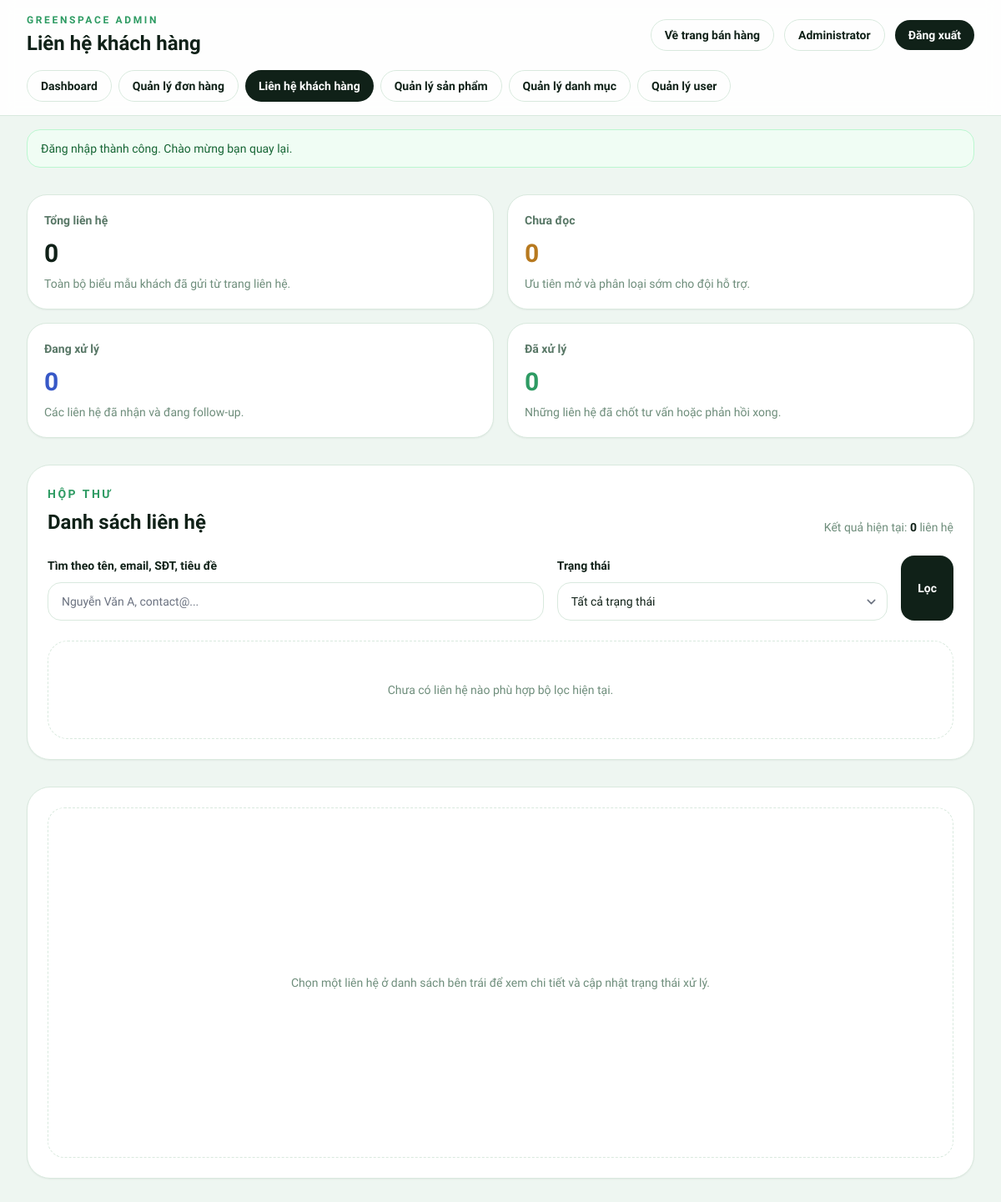
Page /admin/contacts.php (signed in) on the earlier database version.
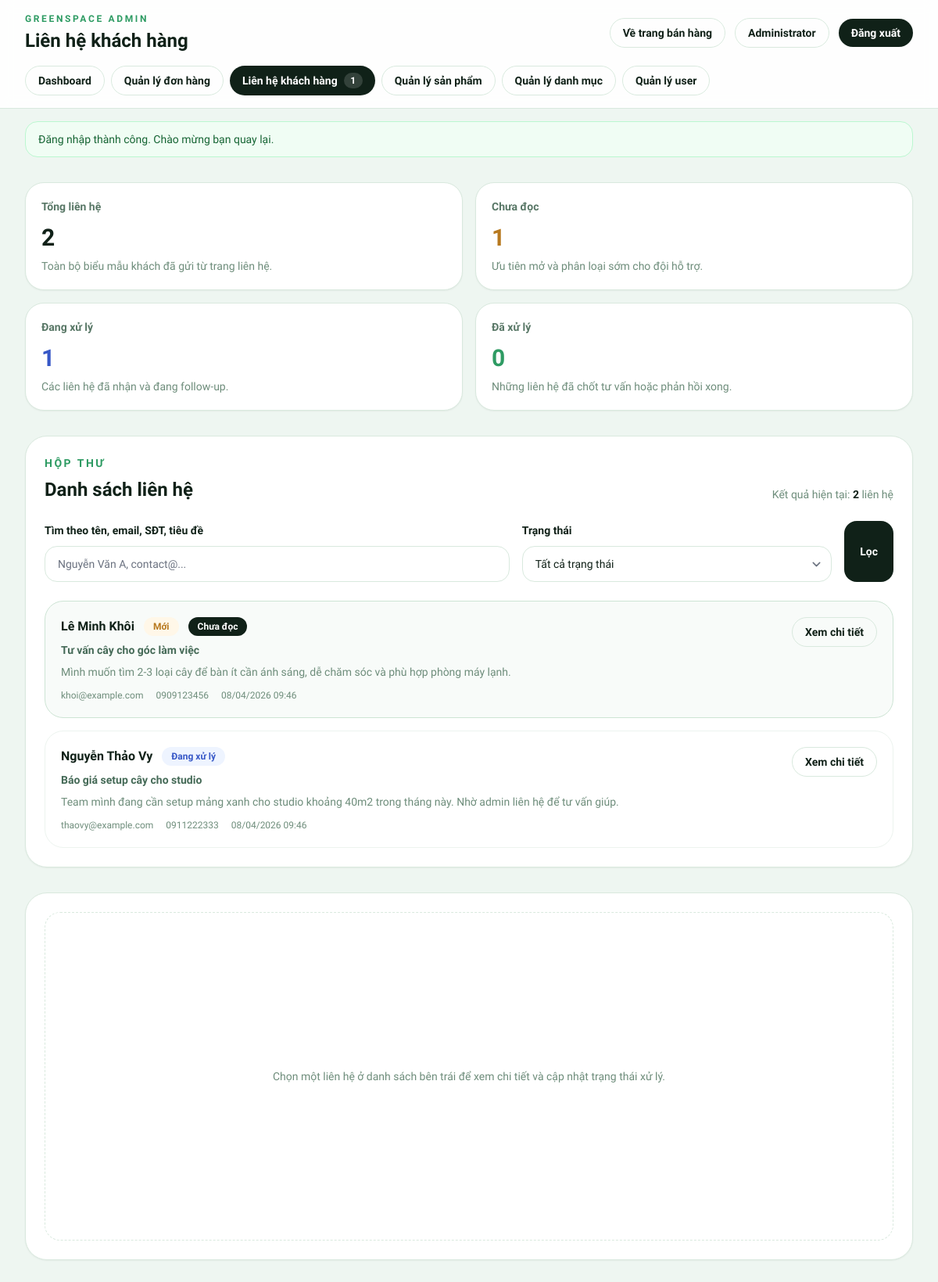
Same page on the later database version.
### tables this page shows
CREATE TABLE contact_messages (
    id INT AUTO_INCREMENT PRIMARY KEY,
    full_name VARCHAR(120) NOT NULL,
    email VARCHAR(120) NOT NULL,
    phone VARCHAR(20) DEFAULT NULL,
    subject VARCHAR(180) NOT NULL,
    message TEXT NOT NULL,
    status ENUM('new', 'in_progress', 'resolved') NOT NULL DEFAULT 'new',
    is_read TINYINT(1) NOT NULL DEFAULT 0,
    admin_note TEXT DEFAULT NULL,
    created_at TIMESTAMP DEFAULT CURRENT_TIMESTAMP,
    updated_at TIMESTAMP DEFAULT CURRENT_TIMESTAMP ON UPDATE CURRENT_TIMESTAMP,
    INDEX idx_contact_messages_status (status),
    INDEX idx_contact_messages_is_read (is_read),
    INDEX idx_contact_messages_created_at (created_at)
);

### app/core/PhpTemplateResponse.php (called while the page is built, shortened)
<?php
class PhpTemplateResponse extends Response {
    public function send(): void {
        $previousTemplateFlag = $GLOBALS['mvc_template_rendering'] ?? null;
        extract($this->data, EXTR_SKIP);
        include $this->templatePath;
        if ($previousTemplateFlag === null) {
            return;
        }
    }
}

### app/models/ContactMessage.php (called while the page is built, shortened)
<?php
class ContactMessage {
    private PDO $conn;
    private string $table = 'contact_messages';
    public function __construct() {
        $db = new Database();
        $this->conn = $db->getConnection();
    }
    public function getAdminList(string $search = '', string $status = 'all', int $limit = 20, int $offset = 0): array {
        [$whereSql, $bindings] = $this->buildAdminFilters($search, $status);
        $stmt = $this->conn->prepare(
            "SELECT *
             FROM {$this->table}
             {$whereSql}
             ORDER BY is_read ASC, created_at DESC, id DESC
             LIMIT :limit OFFSET :offset"
        );
        $stmt->bindValue(':limit', max(1, $limit), PDO::PARAM_INT);
        $stmt->bindValue(':offset', max(0, $offset), PDO::PARAM_INT);
        $stmt->execute();
        return $stmt->fetchAll() ?: [];
    }
    public function getAdminTotal(string $search = '', string $status = 'all'): int {
        [$whereSql, $bindings] = $this->buildAdminFilters($search, $status);
        $stmt = $this->conn->prepare(
            "SELECT COUNT(*)
             FROM {$this->table}
             {$whereSql}"
        );
        $stmt->execute();
        return (int)$stmt->fetchColumn();
    }
    public function getStats(): array {
        $stmt = $this->conn->query(
            "SELECT COUNT(*) AS total_messages,
                    COALESCE(SUM(status = 'new'), 0) AS new_messages,
                    COALESCE(SUM(status = 'in_progress'), 0) AS in_progress_messages,
                    COALESCE(SUM(status = 'resolved'), 0) AS resolved_messages,
                    COALESCE(SUM(is_read = 0), 0) AS unread_messages
             FROM {$this->table}"
        );
        $row = $stmt->fetch() ?: [];
        return [
            'total_messages' => (int)($row['total_messages'] ?? 0),
            'new_messages' => (int)($row['new_messages'] ?? 0),
            'in_progress_messages' => (int)($row['in_progress_messages'] ?? 0),
            'resolved_messages' => (int)($row['resolved_messages'] ?? 0),
            'unread_messages' => (int)($row['unread_messages'] ?? 0),
        ];
    }
    private function buildAdminFilters(string $search, string $status): array {
        $conditions = ['1 = 1'];
        $bindings = [];
        $search = trim($search);
        return ['WHERE ' . implode(' AND ', $conditions), $bindings];
    }
}

### config/database.php (called while the page is built, shortened)
<?php
class Database {
    private $host;
    private $db_name;
    private $username;
    private $password;
    private $charset;
    public function __construct() {
        $this->host = DB_HOST ?? 'localhost';
        $this->db_name = DB_NAME ?? 'webgreenspace';
        $this->username = DB_USER ?? 'root';
        $this->password = DB_PASS ?? '';
        $this->charset = DB_CHARSET ?? 'utf8mb4';
    }
    public function getConnection() {
        $this->conn = null;
        try {
            $dsn = "mysql:host={$this->host};dbname={$this->db_name};charset={$this->charset}";
            $options = [
                PDO::ATTR_ERRMODE => PDO::ERRMODE_EXCEPTION,
                PDO::ATTR_DEFAULT_FETCH_MODE => PDO::FETCH_ASSOC,
                PDO::ATTR_EMULATE_PREPARES => false,
            ];
            $this->conn = new PDO($dsn, $this->username, $this->password, $options);
        } catch(PDOException $e) {
            echo "Connection Error: " . $e->getMessage();
            die();
        }
        return $this->conn;
    }
}

### app/presenters/AdminPagePresenter.php (called while the page is built, shortened)
<?php
class AdminPagePresenter {
    private ContactMessage $contactModel;
    public function __construct(
        ?AdminDashboardService $dashboardService = null,
        ?ContactMessage $contactModel = null,
        ?Order $orderModel = null,
        ?Product $productModel = null,
        ?Category $categoryModel = null,
        ?User $userModel = null,
    ) {
        $this->contactModel = $contactModel ?? new ContactMessage();
    }
    public function presentContacts(string $search, string $statusFilter, int $page, int $viewId): array {
        $statusOptions = [
            'all' => 'Tất cả trạng thái',
            'new' => 'Mới',
            'in_progress' => 'Đang xử lý',
            'resolved' => 'Đã xử lý',
        ];
        $perPage = 12;
        $totalMessages = $this->contactModel->getAdminTotal($search, $statusFilter);
        $totalPages = max(1, (int)ceil($totalMessages / $perPage));
        $page = min(max(1, $page), $totalPages);
        $offset = ($page - 1) * $perPage;
        $messages = $this->contactModel->getAdminList($search, $statusFilter, $perPage, $offset);
        $viewMessage = null;
        return [
            'statusOptions' => $statusOptions,
            'search' => $search,
            'statusFilter' => $statusFilter,
            'page' => $page,
            'perPage' => $perPage,
            'stats' => $this->contactModel->getStats(),
            'totalMessages' => $totalMessages,
            'totalPages' => $totalPages,
            'messages' => $messages,
            'viewId' => $viewId,
            'viewMessage' => $viewMessage,
            'currentState' => [
                'q' => $search,
                'status' => $statusFilter,
                'page' => $page,
                'view' => $viewId,
            ],
        ];
    }
}

### app/controllers/AdminPageController.php (called while the page is built, shortened)
<?php
class AdminPageController extends Controller {
    public function __construct(
        ?Request $request = null,
        private ?AdminPageService $pageService = null,
        private ?AdminPagePresenter $pagePresenter = null,
    ) {
        $this->pagePresenter ??= new AdminPagePresenter();
    }
    public function contacts(): Response {
        $search = trim((string)$this->request->query('q', ''));
        $statusFilter = (string)$this->request->query('status', 'all');
        $page = max(1, (int)$this->request->query('page', 1));
        $viewId = max(0, (int)$this->request->query('view', 0));
        $viewData = $this->pagePresenter->presentContacts($search, $statusFilter, $page, $viewId);
        return $this->template(PUBLIC_PATH . '/admin/contacts.php', $viewData, 200, [
            'mvc_template_current_page' => 'contacts.php',
        ]);
    }
}

### helpers/functions.php (called while the page is built, shortened)
<?php
function clean(string|array $data): string|array {
    return htmlspecialchars(trim($data), ENT_QUOTES, 'UTF-8');
}
function format_date(string $date, string $format = 'd/m/Y H:i'): string {
    return date($format, strtotime($date));
}
function truncate(string $text, int $length = 100, string $suffix = '...'): string {
    return $text;
}

### public/admin/contacts.php (the view, shortened to what the rows shown need)
<?php
if (empty($GLOBALS['mvc_template_rendering'])) {
    (new AdminPageController())->contacts()->send();
    return;
}
require_once __DIR__ . '/bootstrap.php';
if (!function_exists('admin_contacts_query')) {
function admin_contacts_query(array $params): string {
    $filtered = [];
    foreach ($params as $key => $value) {
        if ($value === null || $value === '' || $value === 'all') {
            continue;
        }
        if ($key === 'page' && (int)$value <= 1) {
            continue;
        }
        $filtered[$key] = $value;
    }
    $query = http_build_query($filtered);
    return $query !== '' ? '?' . $query : '';
}
}
    if (!function_exists('admin_contact_status_meta')) {
    function admin_contact_status_meta(string $status): array {
    return match ($status) {
        'resolved' => ['label' => 'Đã xử lý', 'class' => 'bg-[#edf8f1] text-[#2e9b63]'],
        'in_progress' => ['label' => 'Đang xử lý', 'class' => 'bg-[#eef4ff] text-[#3758c7]'],
        default => ['label' => 'Mới', 'class' => 'bg-[#fff7e8] text-[#b7791f]'],
    };
}
}
?>
<div class="space-y-8">
    <section class="grid gap-8 xl:grid-cols-[0.95fr_1.05fr]">
        <div class="rounded-[1.75rem] border border-[#d9e9de] bg-white p-6 shadow-sm">
            <div class="flex flex-col gap-4 lg:flex-row lg:items-end lg:justify-between">
                <div>
                    <h2 class="mt-2 text-2xl font-extrabold text-[#102118]">Danh sách liên hệ</h2>
                </div>
            </div>
            <?php if (empty($messages)): ?>
                <div class="mt-6 rounded-[1.5rem] border border-dashed border-[#d9e9de] px-6 py-12 text-center text-sm text-[#6e8d7b]">
                    Chưa có liên hệ nào phù hợp bộ lọc hiện tại.
                </div>
            <?php else: ?>
                <div class="mt-6 space-y-4">
                    <?php foreach ($messages as $message): ?>
                        <?php $statusMeta = admin_contact_status_meta((string)$message['status']); ?>
                        <article class="rounded-[1.5rem] border <?= empty($message['is_read']) ? 'border-[#cde4d4] bg-[#f8fbf9]' : 'border-[#edf4ef] bg-white' ?> p-5">
                            <div class="flex items-start justify-between gap-4">
                                <div class="min-w-0">
                                    <div class="flex flex-wrap items-center gap-3">
                                        <p class="text-base font-bold text-[#102118]"><?= clean($message['full_name']) ?></p>
                                        <span class="rounded-full px-3 py-1 text-xs font-semibold <?= clean($statusMeta['class']) ?>"><?= clean($statusMeta['label']) ?></span>
                                        <?php if (empty($message['is_read'])): ?>
                                            <span class="rounded-full bg-[#102118] px-3 py-1 text-xs font-semibold text-white">Chưa đọc</span>
                                        <?php endif; ?>
                                    </div>
                                    <p class="mt-2 text-sm font-semibold text-[#456a57]"><?= clean($message['subject']) ?></p>
                                    <p class="mt-2 text-sm text-[#6e8d7b]"><?= clean(truncate((string)$message['message'], 140)) ?></p>
                                    <div class="mt-3 flex flex-wrap gap-4 text-xs text-[#6e8d7b]">
                                        <span><?= clean($message['email']) ?></span>
                                        <?php if (!empty($message['phone'])): ?><span><?= clean($message['phone']) ?></span><?php endif; ?>
                                        <span><?= format_date($message['created_at'], 'd/m/Y H:i') ?></span>
                                    </div>
                                </div>
                                <a href="contacts.php<?= clean(admin_contacts_query([
                                    'q' => $search,
                                    'status' => $statusFilter,
                                    'page' => $page,
                                    'view' => (int)$message['id'],
                                ])) ?>#contact-detail" class="inline-flex items-center rounded-full border border-[#d9e9de] px-4 py-2 text-sm font-semibold text-[#102118] transition-colors hover:border-[#2e9b63] hover:text-[#2e9b63]">
                                    Xem chi tiết
                                </a>
                            </div>
                        </article>
                    <?php endforeach; ?>
                </div>
            <?php endif; ?>
        </div>
    </section>
</div>

Differences in the rows shown:
added contact_messages: full_name "Lê Minh Khôi", status "Mới", is_read "Chưa đọc", subject "Tư vấn cây cho góc làm việc", message "Mình muốn tìm 2-3 loại cây để bàn ít cần ánh sáng, dễ chăm sóc và phù hợp phòng máy lạnh.", email "khoi@example.com", phone "0909123456", created_at "08/04/2026 09:46"
added contact_messages: full_name "Nguyễn Thảo Vy", status "Đang xử lý", subject "Báo giá setup cây cho studio", message "Team mình đang cần setup mảng xanh cho studio khoảng 40m2 trong tháng này. Nhờ admin liên hệ để tư vấn giúp.", email "thaovy@example.com", phone "0911222333", created_at "08/04/2026 09:46", is_read 1 (drawn)
Other differences:
$stats['total_messages']: "0" → "2"
$stats['unread_messages']: "0" → "1"
$stats['in_progress_messages']: "0" → "1"
$totalMessages: "0" → "2"
new list line: "Liên hệ khách hàng 1"
list line gone: "Liên hệ khách hàng"
text no longer shown: "Chưa có liên hệ nào phù hợp bộ lọc hiện tại."
